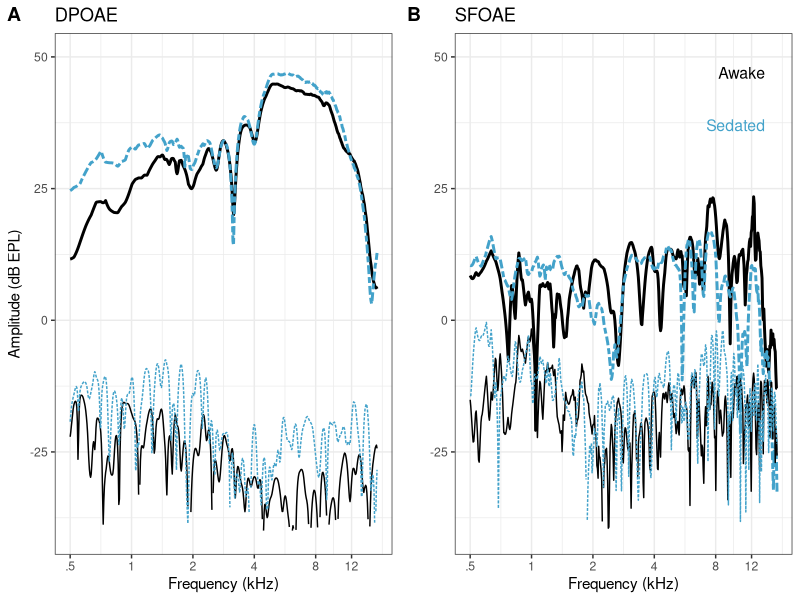
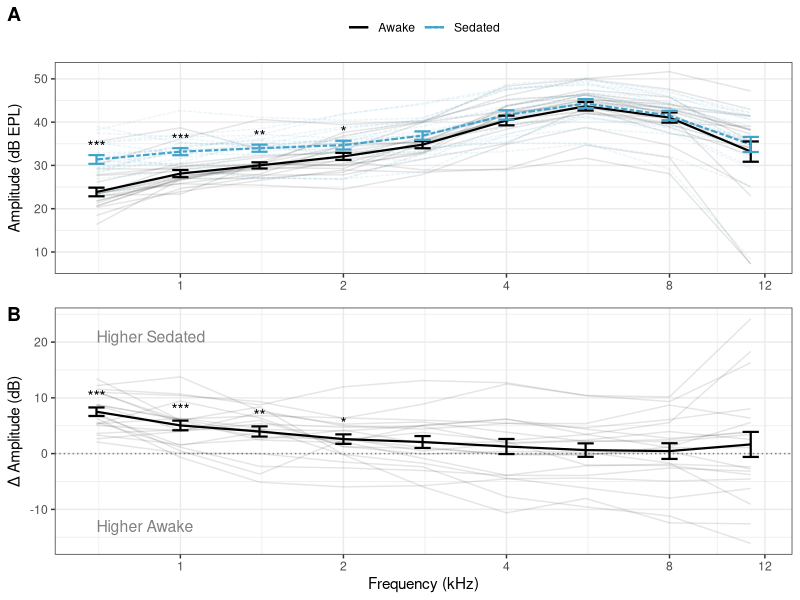
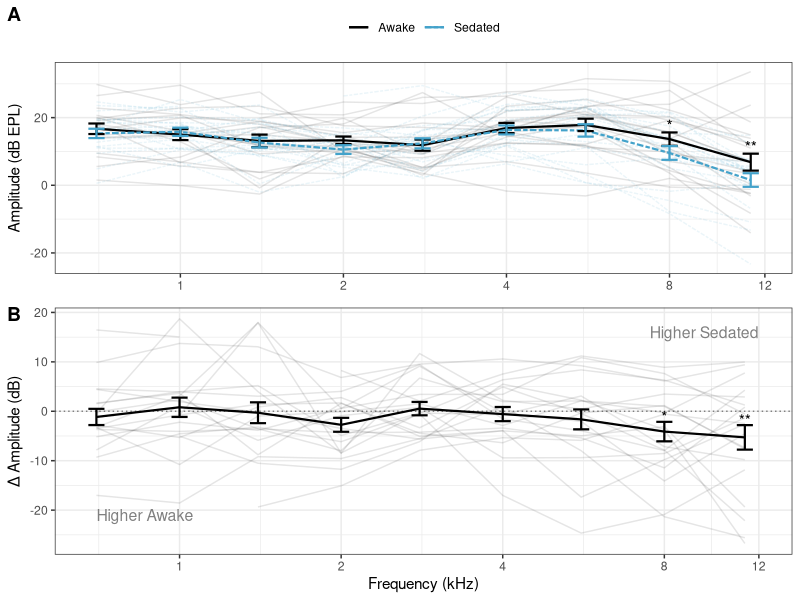
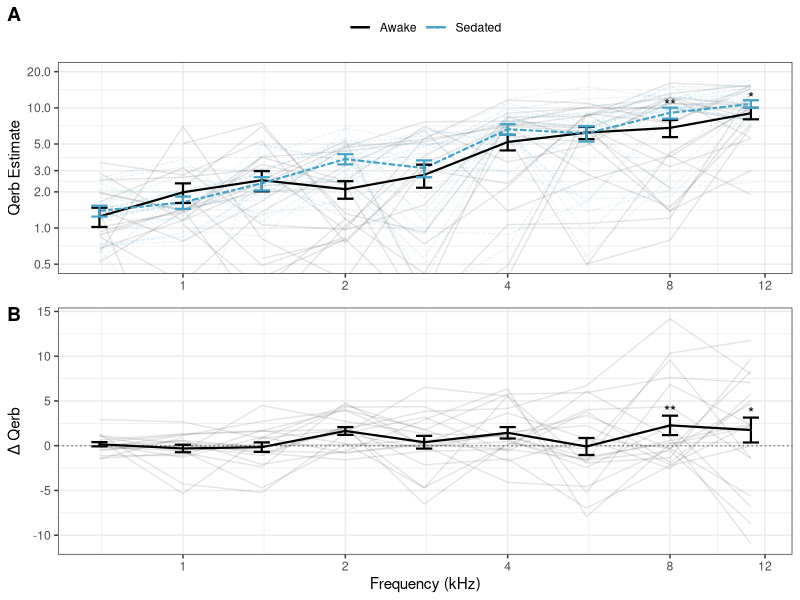
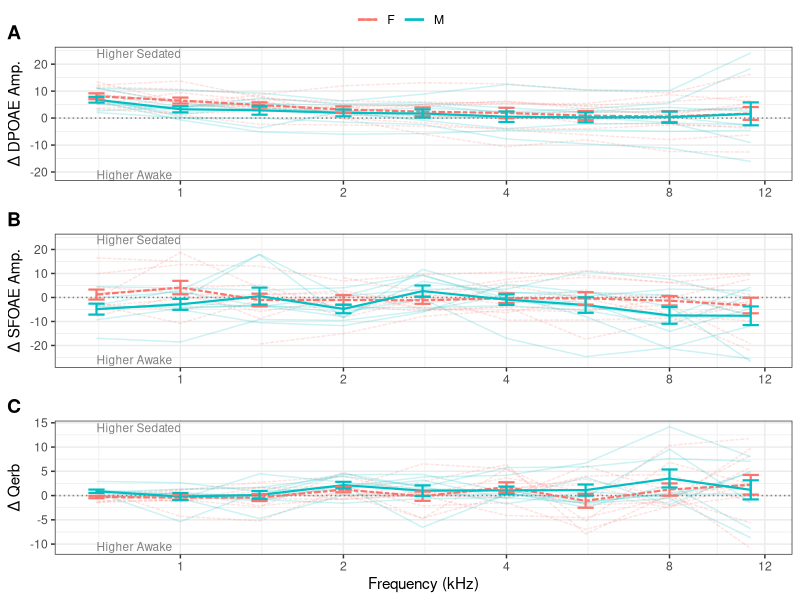
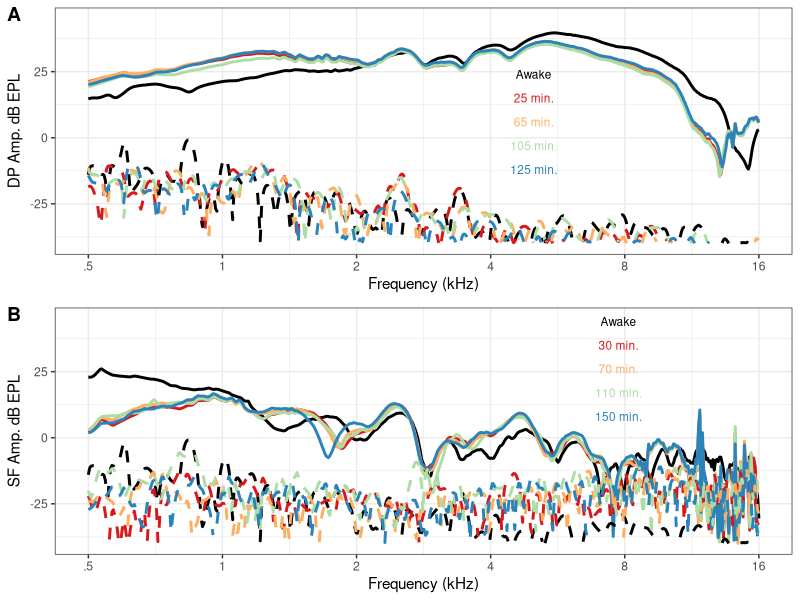
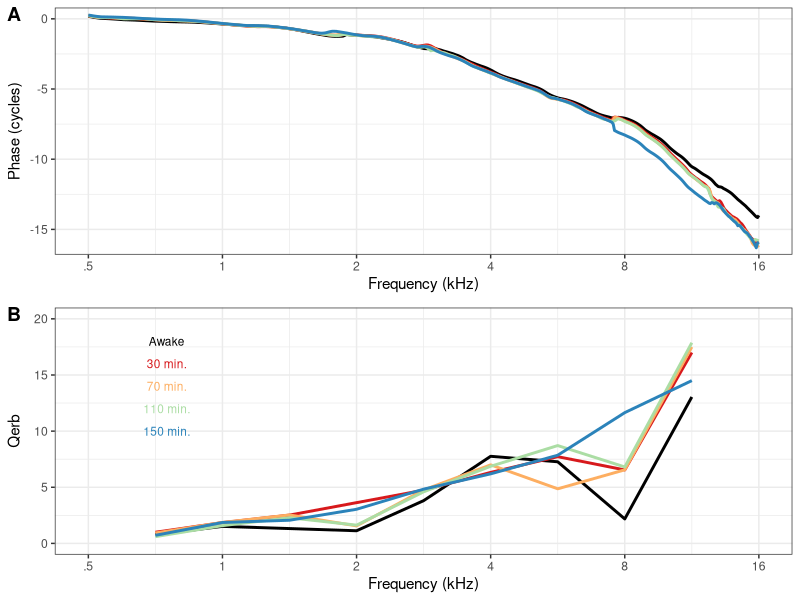
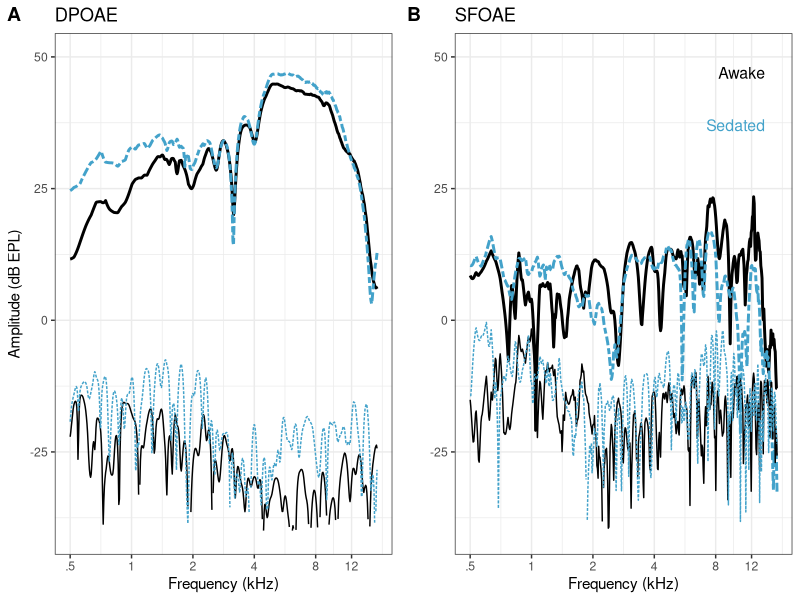

Reproduce these figures in R, in order.
# Code for Statistical analysis and Plots from 
# Hauser et al., 2026

# Load Packages -----------------------------------------------------------
library(tidyverse)
library(ggplot2)
library(lme4)
library(car)
library(emmeans)
library(ggpubr)

# Load Data ---------------------------------------------------------------
sfoae <- read_csv("sfoae_data.csv")
dpoae <- read_csv("dpoae_data.csv")
oae <- inner_join(sfoae, dpoae, by = c("Subject", "Sedated", "freq", "Sex"))

oneChin <- read_csv("./singleChin.csv")

info <- read_csv("./chin_info.csv")
info <- info %>% rename(Subject = subject) %>% select(Subject, est_age_months)

oae <- left_join(oae, info, by = "Subject")

# Set up data structure ---------------------------------------------------

oae$freqFactor <- as.ordered(as.factor(oae$freq))
oae$Sedated <- as.factor(oae$Sedated)
oae <- rename(oae, amp_sf = amp.x, amp_dp = amp.y)
oae$Sex <- as.factor(oae$Sex)
oae$Subject <- as.factor(oae$Subject)

# Stats -------------------------------------------------------------------

# Create linear models for each outcome variable
mod_dp <- lmer(amp_dp ~ freqFactor * Sedated + (1|Subject), data = oae)
mod_sf <- lmer(amp_sf ~ freqFactor * Sedated + (1|Subject), data = oae)
mod_qerb <- lmer(qerb ~ freqFactor * Sedated + (1|Subject), data = oae)

# ANVOAs for each 
Anova(mod_dp, test.statistic = 'F')
Anova(mod_sf, test.statistic = 'F')
Anova(mod_qerb, test.statistic = 'F')

# Frequency by Frequency comparisons
em_dp <- emmeans(mod_dp, ~  Sedated | freqFactor)
em_sf <- emmeans(mod_sf, ~  Sedated | freqFactor)
em_qerb <- emmeans(mod_qerb, ~  Sedated | freqFactor)

# Save stats into datafram
stats_dp <- as.data.frame(pairs(em_dp))
stats_sf <- as.data.frame(pairs(em_sf))
stats_qerb <- as.data.frame(pairs(em_qerb))

# Build significance labels -----------------------------------------------
make_pval_labels <- function(stats_df) {
  p <- stats_df$p.value
  stats_df %>%
    mutate(
      significance = case_when(
        p < 0.001 ~ "***",
        p < 0.01  ~ "**",
        p < 0.05  ~ "*",
        TRUE      ~ ""
      ),
      freq = as.numeric(as.character(freqFactor))
    )
}

pval_dp   <- make_pval_labels(stats_dp)
pval_sf   <- make_pval_labels(stats_sf)
pval_qerb <- make_pval_labels(stats_qerb)

# Figure 1: Single Chin ---------------------------------------------------

# plot settings
lw <- 1
col_sed <- '#43a2ca'

## Fig. 1A — DPOAE
oneChinDP <-
  ggplot(data = oneChin) +
  geom_line(aes(x = freq, y = A_dpOAE), linewidth = lw) +
  geom_line(aes(x = freq, y = S_dpOAE), linewidth = lw, color = col_sed, linetype = '3121') +
  geom_line(aes(x = freq, y = A_dpNF),  linewidth = lw/2, linetype = 'solid') +
  geom_line(aes(x = freq, y = S_dpNF),  linewidth = lw/2, color = col_sed, linetype = '2121') +
  xlab("Frequency (kHz)") +
  ylab("Amplitude (dB EPL)") +
  ylim(-40, 50) +
  ggtitle("DPOAE") +
  scale_x_continuous(trans = 'log10',
                     breaks = c(.5, 1, 2, 4, 8, 12),
                     labels = c(".5", "1", "2", "4", "8", "12")) +
  theme_bw() +
  theme(text = element_text(size = 11, family = "sans"),
        legend.position = "top", legend.title = element_blank())

## Fig. 1B — SFOAE
oneChinSF <-
  ggplot(data = oneChin) +
  geom_line(aes(x = freq, y = A_sfOAE), linewidth = lw) +
  geom_line(aes(x = freq, y = S_sfOAE), linewidth = lw, color = col_sed, linetype = '3121') +
  geom_line(aes(x = freq, y = A_sfNF),  linewidth = lw/2, linetype = 'solid') +
  geom_line(aes(x = freq, y = S_sfNF),  linewidth = lw/2, color = col_sed, linetype = '2121') +
  xlab("Frequency (kHz)") +
  ylab("Amplitude (dB EPL)") +
  ylim(-40, 50) +
  ggtitle("SFOAE") +
  scale_x_continuous(trans = 'log10',
                     breaks = c(.5, 1, 2, 4, 8, 12),
                     labels = c(".5", "1", "2", "4", "8", "12")) +
  annotate("text", x = 14, y = 47, label = "Awake",   size = 4, hjust = "right",
           color = "#000000", family = "sans") +
  annotate("text", x = 14, y = 37, label = "Sedated", size = 4, hjust = "right",
           color = col_sed, family = "sans") +
  theme_bw() +
  theme(text = element_text(size = 11, family = "sans"),
        legend.position = "top")

ggarrange(oneChinDP, oneChinSF + rremove("ylab"),
          labels = c("A", "B"),
          ncol = 2, nrow = 1,
          align = 'v',
          common.legend = TRUE)

## Print Figure
ggsave("./figs/fig1.tiff",
       plot = last_plot(),
       width = 170,
       height = 60,
       units = "mm",
       dpi = 600)

# Figure 2: DPOAE Awake vs Sedated -------------------------------------------------

## Summarize by condition and frequency
dp_sum <- oae %>%
  group_by(Sedated, freq) %>%
  summarise(avg = mean(amp_dp, na.rm = TRUE),
            std = sd(amp_dp,   na.rm = TRUE),
            n   = n(),
            sem = std / sqrt(n))

## Join significance labels
dp_sum <- left_join(dp_sum, pval_dp %>% select(freq, significance), by = "freq")

## Fig. 2A — raw amplitudes awake and sedated
Fig2a_DP <-
  ggplot(data = oae) +
  geom_line(linewidth = .5, alpha = .1,
            aes(x = freq, y = amp_dp, color = Sedated,
                group = interaction(Subject, Sedated), linetype = Sedated)) +
  geom_line(linewidth = .75, data = dp_sum,
            aes(x = freq, y = avg, color = Sedated, linetype = Sedated)) +
  geom_errorbar(data = dp_sum,
                aes(x = freq, ymax = avg + sem, ymin = avg - sem, color = Sedated),
                width = .03, linewidth = .75) +
  geom_text(data = dp_sum %>% filter(Sedated == "Sedated"),
            aes(x = freq, y = avg + sem + 2, label = significance),
            size = 4) +
  xlab("Frequency (kHz)") +
  ylab("Amplitude (dB EPL)") +
  scale_x_continuous(trans = 'log10',
                     breaks = c(.5, 1, 2, 4, 8, 12),
                     labels = c(".5", "1", "2", "4", "8", "12")) +
  scale_color_manual(name = "Status",
                     values = c("Awake" = "black", "Sedated" = col_sed),
                     labels = c("Awake", "Sedated")) +
  scale_linetype_manual(name = "Status",
                        values = c("Awake" = "solid", "Sedated" = "3121"),
                        labels = c("Awake", "Sedated")) +
  theme_bw() +
  theme(text = element_text(size = 11, family = "sans"),
        legend.position = "top", legend.title = element_blank())

## Compute sedation difference per subject
dp_diff <- oae %>%
  group_by(Subject, freq) %>%
  summarize(Difference = amp_dp[Sedated == "Sedated"] - amp_dp[Sedated == "Awake"])

dp_diff_sum <- dp_diff %>%
  group_by(freq) %>%
  summarise(avg = mean(Difference, na.rm = TRUE),
            std = sd(Difference,   na.rm = TRUE),
            n   = n(),
            sem = std / sqrt(n))

dp_diff_sum <- left_join(dp_diff_sum, pval_dp %>% select(freq, significance), by = "freq")

## Fig. 2B — sedation difference w/in subject
Fig2b_DP <-
  ggplot(data = dp_diff) +
  geom_hline(yintercept = 0, linetype = '1212', color = "#808080") +
  geom_line(linewidth = .5, alpha = .1,
            aes(x = freq, y = Difference, group = Subject)) +
  geom_line(linewidth = .75, data = dp_diff_sum, aes(x = freq, y = avg)) +
  geom_errorbar(data = dp_diff_sum,
                aes(x = freq, ymax = avg + sem, ymin = avg - sem),
                width = .03, linewidth = .75) +
  geom_text(data = dp_diff_sum,
            aes(x = freq, y = avg + sem + 2, label = significance),
            size = 4) +
  xlab("Frequency (kHz)") +
  ylab("\u0394 Amplitude (dB)") +
  scale_x_continuous(trans = 'log10',
                     breaks = c(.5, 1, 2, 4, 8, 12),
                     labels = c(".5", "1", "2", "4", "8", "12")) +
  annotate("text", x = .7, y =  21, label = "Higher Sedated", size = 4, hjust = "left",
           color = "#808080", family = "sans") +
  annotate("text", x = .7, y = -13, label = "Higher Awake",   size = 4, hjust = "left",
           color = "#808080", family = "sans") +
  theme_bw() +
  theme(text = element_text(size = 11, family = "sans"),
        legend.position = "top", legend.title = element_blank())

ggarrange(Fig2a_DP + rremove("xlab"), Fig2b_DP,
          labels = c("A", "B"),
          ncol = 1, nrow = 2,
          align = 'v',
          font.label = list(family = "sans"))

## Save Figure
ggsave("./figs/fig2.tiff",
       plot = last_plot(),
       width = 84,
       height = 100,
       units = "mm",
       dpi = 600)

# Figure 3: SFOAE Awake vs Sedated --------------------------------------------------------
sf_sum <- oae %>%
  group_by(Sedated, freq) %>%
  summarise(avg = mean(amp_sf, na.rm = TRUE),
            std = sd(amp_sf,   na.rm = TRUE),
            n   = n(),
            sem = std / sqrt(n))

sf_sum <- left_join(sf_sum, pval_sf %>% select(freq, significance), by = "freq")

## Fig. 3A — raw amplitudes awake and sedated
Fig2a_SF <-
  ggplot(data = oae) +
  geom_line(linewidth = .5, alpha = .1,
            aes(x = freq, y = amp_sf, color = Sedated,
                group = interaction(Subject, Sedated), linetype = Sedated)) +
  geom_line(linewidth = .75, data = sf_sum,
            aes(x = freq, y = avg, color = Sedated, linetype = Sedated)) +
  geom_errorbar(data = sf_sum,
                aes(x = freq, ymax = avg + sem, ymin = avg - sem, color = Sedated),
                width = .03, linewidth = .75) +
  geom_text(data = sf_sum %>% filter(Sedated == "Awake"),
            aes(x = freq, y = avg + sem + 2, label = significance),
            size = 4) +
  xlab("Frequency (kHz)") +
  ylab("Amplitude (dB EPL)") +
  scale_x_continuous(trans = 'log10',
                     breaks = c(.5, 1, 2, 4, 8, 12),
                     labels = c(".5", "1", "2", "4", "8", "12")) +
  scale_color_manual(name = "Status",
                     values = c("Awake" = "black", "Sedated" = col_sed),
                     labels = c("Awake", "Sedated")) +
  scale_linetype_manual(name = "Status",
                        values = c("Awake" = "solid", "Sedated" = "3121"),
                        labels = c("Awake", "Sedated")) +
  theme_bw() +
  theme(text = element_text(size = 11, family = "sans"),
        legend.position = "top", legend.title = element_blank())

## Compute sedation difference per subject
sf_diff <- oae %>%
  group_by(Subject, freq) %>%
  summarize(Difference = amp_sf[Sedated == "Sedated"] - amp_sf[Sedated == "Awake"])

sf_diff_sum <- sf_diff %>%
  group_by(freq) %>%
  summarise(avg = mean(Difference, na.rm = TRUE),
            std = sd(Difference,   na.rm = TRUE),
            n   = n(),
            sem = std / sqrt(n))

sf_diff_sum <- left_join(sf_diff_sum, pval_sf %>% select(freq, significance), by = "freq")

## Fig. 3B — sedation difference w/in subject
Fig2b_SF <-
  ggplot(data = sf_diff) +
  geom_hline(yintercept = 0, linetype = '1212', color = "#808080") +
  geom_line(linewidth = .5, alpha = .1,
            aes(x = freq, y = Difference, group = Subject)) +
  geom_line(linewidth = .75, data = sf_diff_sum, aes(x = freq, y = avg)) +
  geom_errorbar(data = sf_diff_sum,
                aes(x = freq, ymax = avg + sem, ymin = avg - sem),
                width = .03, linewidth = .75) +
  geom_text(data = sf_diff_sum,
            aes(x = freq, y = avg + sem + 1, label = significance),
            size = 4) +
  xlab("Frequency (kHz)") +
  ylab("\u0394 Amplitude (dB)") +
  scale_x_continuous(trans = 'log10',
                     breaks = c(.5, 1, 2, 4, 8, 12),
                     labels = c(".5", "1", "2", "4", "8", "12")) +
  annotate("text", x = 12, y =  16, label = "Higher Sedated", size = 4, hjust = "right",
           color = "#808080", family = "sans") +
  annotate("text", x = .7, y = -21, label = "Higher Awake",   size = 4, hjust = "left",
           color = "#808080", family = "sans") +
  theme_bw() +
  theme(text = element_text(size = 11, family = "sans"),
        legend.position = "top", legend.title = element_blank())

ggarrange(Fig2a_SF + rremove("xlab"), Fig2b_SF,
          labels = c("A", "B"),
          ncol = 1, nrow = 2,
          align = 'v',
          font.label = list(family = "sans"))

ggsave("./figs/fig3.tiff",
       plot = last_plot(),
       width = 84,
       height = 100,
       units = "mm",
       dpi = 600)

# Figure 4: Qerb --------------------------------------------------------------
qerb_sum <- oae %>%
  group_by(Sedated, freq) %>%
  summarise(avg = mean(qerb, na.rm = TRUE),
            std = sd(qerb,   na.rm = TRUE),
            n   = n(),
            sem = std / sqrt(n))

qerb_sum <- left_join(qerb_sum, pval_qerb %>% select(freq, significance), by = "freq")

## Fig. 4A — raw Qerb awake and sedated
Fig3a_Qerb <-
  ggplot(data = oae) +
  geom_line(linewidth = .5, alpha = .1,
            aes(x = freq, y = qerb, color = Sedated,
                group = interaction(Subject, Sedated), linetype = Sedated)) +
  geom_line(linewidth = .75, data = qerb_sum,
            aes(x = freq, y = avg, color = Sedated, linetype = Sedated)) +
  geom_errorbar(data = qerb_sum,
                aes(x = freq, ymax = avg + sem, ymin = avg - sem, color = Sedated),
                width = .03, linewidth = .75) +
  geom_text(data = qerb_sum %>% filter(Sedated == "Sedated"),
            aes(x = freq, y = avg + sem + .5, label = significance),
            size = 4) +
  xlab("Frequency (kHz)") +
  ylab("Qerb Estimate") +
  scale_x_continuous(trans = 'log10',
                     breaks = c(.5, 1, 2, 4, 8, 12),
                     labels = c(".5", "1", "2", "4", "8", "12")) +
  scale_y_continuous(trans = 'log10',
                     breaks = c(.5, 1, 2, 3, 5, 10, 20)) +
  coord_cartesian(ylim = c(.5, 20)) +
  scale_color_manual(name = "Status",
                     values = c("Awake" = "black", "Sedated" = col_sed),
                     labels = c("Awake", "Sedated")) +
  scale_linetype_manual(name = "Status",
                        values = c("Awake" = "solid", "Sedated" = "3121"),
                        labels = c("Awake", "Sedated")) +
  theme_bw() +
  theme(text = element_text(size = 11, family = "sans"),
        legend.position = "top", legend.title = element_blank())

## Compute sedation difference per subject
qerb_diff <- oae %>%
  group_by(Subject, freq) %>%
  summarize(Difference = qerb[Sedated == "Sedated"] - qerb[Sedated == "Awake"])

qerb_diff_sum <- qerb_diff %>%
  group_by(freq) %>%
  summarise(avg = mean(Difference, na.rm = TRUE),
            std = sd(Difference,   na.rm = TRUE),
            n   = n(),
            sem = std / sqrt(n))

qerb_diff_sum <- left_join(qerb_diff_sum, pval_qerb %>% select(freq, significance), by = "freq")

## Fig. 4B — sedation difference
Fig3b_Qerb <-
  ggplot(data = qerb_diff) +
  geom_hline(yintercept = 0, linetype = '1212', color = "#808080") +
  geom_line(linewidth = .5, alpha = .1,
            aes(x = freq, y = Difference, group = Subject)) +
  geom_line(linewidth = .75, data = qerb_diff_sum, aes(x = freq, y = avg)) +
  geom_errorbar(data = qerb_diff_sum,
                aes(x = freq, ymax = avg + sem, ymin = avg - sem),
                width = .03, linewidth = .75) +
  geom_text(data = qerb_diff_sum,
            aes(x = freq, y = avg + sem + .5, label = significance),
            size = 4) +
  xlab("Frequency (kHz)") +
  ylab("\u0394 Qerb") +
  scale_x_continuous(trans = 'log10',
                     breaks = c(.5, 1, 2, 4, 8, 12),
                     labels = c(".5", "1", "2", "4", "8", "12")) +
  theme_bw() +
  theme(text = element_text(size = 11, family = "sans"),
        legend.position = "top", legend.title = element_blank())

ggarrange(Fig3a_Qerb + rremove("xlab"), Fig3b_Qerb,
          labels = c("A", "B"),
          ncol = 1, nrow = 2,
          align = 'v',
          font.label = list(family = "sans"))

ggsave("./figs/fig4.tiff",
       plot = last_plot(),
       width = 84,
       height = 100,
       units = "mm",
       dpi = 600)

# Figure 5: Effect of Sex -----------------------------------------------------------
mod_dpS <- lmer(amp_dp ~ freqFactor * Sedated +  Sedated:Sex + Sex +  (1|Subject), data = oae)
mod_sfS<- lmer(amp_sf ~ freqFactor * Sedated  +  Sedated:Sex +Sex + (1|Subject), data = oae)
mod_qerbS <- lmer(qerb ~ freqFactor * Sedated  +  Sedated:Sex + Sex + (1|Subject), data = oae)

Anova(mod_dpS, test.statistic = 'F')
Anova(mod_sfS, test.statistic = 'F')
Anova(mod_qerbS, test.statistic = 'F')
## DPOAE sex difference
dp_sex_diff <- oae %>%
  group_by(Subject, freq, Sex) %>%
  summarize(Difference = amp_dp[Sedated == "Sedated"] - amp_dp[Sedated == "Awake"])
dp_sex_diff$freq <- as.numeric(as.character(dp_sex_diff$freq))

dp_sex_diff_sum <- dp_sex_diff %>%
  group_by(freq, Sex) %>%
  summarise(avg = mean(Difference, na.rm = TRUE),
            std = sd(Difference,   na.rm = TRUE),
            n   = n(),
            sem = std / sqrt(n))

Fig5a <-
  ggplot(data = dp_sex_diff) +
  geom_hline(yintercept = 0, linetype = '1212', color = "#808080") +
  geom_line(linewidth = .5, alpha = .2,
            aes(x = freq, y = Difference, group = Subject, color = Sex, linetype = Sex)) +
  geom_line(linewidth = .75, data = dp_sex_diff_sum,
            aes(x = freq, y = avg, color = Sex, linetype = Sex)) +
  geom_errorbar(data = dp_sex_diff_sum,
                aes(x = freq, ymax = avg + sem, ymin = avg - sem, color = Sex),
                width = .03, linewidth = .75) +
  scale_linetype_manual(values = c("M" = "solid", "F" = '3121')) +
  scale_x_continuous(trans = 'log10',
                     breaks = c(.5, 1, 2, 4, 8, 12),
                     labels = c(".5", "1", "2", "4", "8", "12")) +
  xlab("") +
  ylab("\u0394 DPOAE Amp.") +
  annotate("text", x = .7, y =  24, label = "Higher Sedated", size = 3, hjust = "left",
           color = "#808080", family = "sans") +
  annotate("text", x = .7, y = -21, label = "Higher Awake",   size = 3, hjust = "left",
           color = "#808080", family = "sans") +
  theme_bw() +
  theme(text = element_text(size = 11, family = "sans"),
        legend.position = "top", legend.title = element_blank())

## SFOAE sex difference
sf_sex_diff <- oae %>%
  group_by(Subject, freq, Sex) %>%
  summarize(Difference = amp_sf[Sedated == "Sedated"] - amp_sf[Sedated == "Awake"])
sf_sex_diff$freq <- as.numeric(as.character(sf_sex_diff$freq))

sf_sex_diff_sum <- sf_sex_diff %>%
  group_by(freq, Sex) %>%
  summarise(avg = mean(Difference, na.rm = TRUE),
            std = sd(Difference,   na.rm = TRUE),
            n   = n(),
            sem = std / sqrt(n))

Fig5b <-
  ggplot(data = sf_sex_diff) +
  geom_hline(yintercept = 0, linetype = '1212', color = "#808080") +
  geom_line(linewidth = .5, alpha = .2,
            aes(x = freq, y = Difference, group = Subject, color = Sex, linetype = Sex)) +
  geom_line(linewidth = .75, data = sf_sex_diff_sum,
            aes(x = freq, y = avg, color = Sex, linetype = Sex)) +
  geom_errorbar(data = sf_sex_diff_sum,
                aes(x = freq, ymax = avg + sem, ymin = avg - sem, color = Sex),
                width = .03, linewidth = .75) +
  scale_linetype_manual(values = c("M" = "solid", "F" = '3121')) +
  scale_x_continuous(trans = 'log10',
                     breaks = c(.5, 1, 2, 4, 8, 12),
                     labels = c(".5", "1", "2", "4", "8", "12")) +
  xlab("") +
  ylab("\u0394 SFOAE Amp.") +
  annotate("text", x = .7, y =  24, label = "Higher Sedated", size = 3, hjust = "left",
           color = "#808080", family = "sans") +
  annotate("text", x = .7, y = -26, label = "Higher Awake",   size = 3, hjust = "left",
           color = "#808080", family = "sans") +
  theme_bw() +
  theme(text = element_text(size = 11, family = "sans"),
        legend.position = "top", legend.title = element_blank())

## Qerb sex difference
qerb_sex_diff <- oae %>%
  group_by(Subject, freq, Sex) %>%
  summarize(Difference = qerb[Sedated == "Sedated"] - qerb[Sedated == "Awake"])
qerb_sex_diff$freq <- as.numeric(as.character(qerb_sex_diff$freq))

qerb_sex_diff_sum <- qerb_sex_diff %>%
  group_by(freq, Sex) %>%
  summarise(avg = mean(Difference, na.rm = TRUE),
            std = sd(Difference,   na.rm = TRUE),
            n   = n(),
            sem = std / sqrt(n))

Fig5c <-
  ggplot(data = qerb_sex_diff) +
  geom_hline(yintercept = 0, linetype = '1212', color = "#808080") +
  geom_line(linewidth = .5, alpha = .2,
            aes(x = freq, y = Difference, group = Subject, color = Sex, linetype = Sex)) +
  geom_line(linewidth = .75, data = qerb_sex_diff_sum,
            aes(x = freq, y = avg, color = Sex, linetype = Sex)) +
  geom_errorbar(data = qerb_sex_diff_sum,
                aes(x = freq, ymax = avg + sem, ymin = avg - sem, color = Sex),
                width = .03, linewidth = .75) +
  scale_linetype_manual(values = c("M" = "solid", "F" = '3121')) +
  scale_x_continuous(trans = 'log10',
                     breaks = c(.5, 1, 2, 4, 8, 12),
                     labels = c(".5", "1", "2", "4", "8", "12")) +
  xlab("Frequency (kHz)") +
  ylab("\u0394 Qerb") +
  annotate("text", x = .7, y =  14,   label = "Higher Sedated", size = 3, hjust = "left",
           color = "#808080", family = "sans") +
  annotate("text", x = .7, y = -10.5, label = "Higher Awake",   size = 3, hjust = "left",
           color = "#808080", family = "sans") +
  theme_bw() +
  theme(text = element_text(size = 11, family = "sans"),
        legend.position = "top", legend.title = element_blank())

ggarrange(Fig5a, Fig5b, Fig5c,
          labels = c("A", "B", "C"),
          vjust = 0,
          ncol = 1, nrow = 3,
          common.legend = TRUE,
          legend = "top",
          font.label = list(family = "sans"))


ggsave("./figs/fig5.tiff",
       plot = last_plot(),
       width = 84,
       height = 150,
       units = "mm",
       dpi = 600)



# Figure 6: Time Under Sedation -------------------------------------------
Q443 <- read_csv("./Q443_TimePoints.csv")
Q443_Q <- read_csv("./Q443_Qerb_TimePoints.csv")

lw <- 1
col_sed_time <- c('#d7191c', '#fdae61', '#abdda4', '#2b83ba')
lt <- 'dashed'
sz <- 3

DP443 <-ggplot(data = Q443) + 
  geom_line(aes(x = freq, y = Awake_DP), linewidth = lw) + 
  geom_line(aes(x = freq, y = Sed_DP_11.36), linewidth = lw, color = col_sed_time[1]) + 
  geom_line(aes(x = freq, y = Sed_DP_12.15), linewidth = lw, color = col_sed_time[2]) +
  geom_line(aes(x = freq, y = Sed_DP_12.53), linewidth = lw, color = col_sed_time[3]) +
  geom_line(aes(x = freq, y = Sed_DP_13.13), linewidth = lw, color = col_sed_time[4]) +
  geom_line(aes(x = freq, y = Awake_NFd), linewidth = lw, linetype = lt) + 
  geom_line(aes(x = freq, y = Sed_NF_11.36), linewidth = lw, color = col_sed_time[1], linetype = lt) +
  geom_line(aes(x = freq, y = Sed_NF_12.15), linewidth = lw, color = col_sed_time[2], linetype = lt) +
  geom_line(aes(x = freq, y = Sed_NF_12.53), linewidth = lw, color = col_sed_time[3], linetype = lt) +
  geom_line(aes(x = freq, y = Sed_NF_13.13), linewidth = lw, color = col_sed_time[4], linetype = lt) +
  
  annotate("text", x = 5, y = 24, label = "Awake", color = "black", hjust = "center", family = "sans", size = sz) + 
  annotate("text", x = 5, y = 15, label = "25 min.", color = col_sed_time[1], hjust = "center", family = "sans", size = sz) + 
  annotate("text", x = 5, y = 6, label = "65 min.", color = col_sed_time[2], hjust = "center", family = "sans", size = sz) + 
  annotate("text", x = 5, y = -3, label = "105 min.", color = col_sed_time[3], hjust = "center", family = "sans", size = sz) + 
  annotate("text", x = 5, y = -12, label = "125 min.", color = col_sed_time[4], hjust = "center", family = "sans", size = sz) + 
  
  xlab("Frequency (kHz)") + 
  ylab("DP Amp. dB EPL") +
  ylim(-40, 45) +
  scale_x_continuous(trans = 'log10', 
                     breaks = c( .5, 1, 2, 4, 8, 16),  
                     labels = c(".5", "1", "2", "4", "8", "16")) +  
  theme_bw() + 
  theme(text = element_text(size = 11, family = "sans"), 
        legend.position = "top", legend.title = element_blank()) 


SF443 <- ggplot(data = Q443) + 
  geom_line(aes(x = freq, y = Awake_SF), linewidth = lw) + 
  geom_line(aes(x = freq, y = Sed_SF_11.43), linewidth = lw, color = col_sed_time[1]) + 
  geom_line(aes(x = freq, y = Sed_SF_12.23), linewidth = lw, color = col_sed_time[2]) +
  geom_line(aes(x = freq, y = Sed_SF_13.02), linewidth = lw, color = col_sed_time[3]) +
  geom_line(aes(x = freq, y = Sed_SF_13.39), linewidth = lw, color = col_sed_time[4]) +
  geom_line(aes(x = freq, y = Awake_NFd), linewidth = lw, linetype = lt) + 
  geom_line(aes(x = freq, y = Sed_NF_11.43), linewidth = lw, color = col_sed_time[1], linetype = lt) +
  geom_line(aes(x = freq, y = Sed_NF_12.23), linewidth = lw, color = col_sed_time[2], linetype = lt) +
  geom_line(aes(x = freq, y = Sed_NF_13.02), linewidth = lw, color = col_sed_time[3], linetype = lt) +
  geom_line(aes(x = freq, y = Sed_NF_13.39), linewidth = lw, color = col_sed_time[4], linetype = lt) +
  
  annotate("text", x = 7.75, y = 44, label = "Awake", color = "black", hjust = "center", family = "sans", size = sz) + 
  annotate("text", x = 7.75, y = 35, label = "30 min.", color = col_sed_time[1], hjust = "center", family = "sans", size = sz) + 
  annotate("text", x = 7.75, y = 26, label = "70 min.", color = col_sed_time[2], hjust = "center", family = "sans", size = sz) + 
  annotate("text", x = 7.75, y = 17, label = "110 min.", color = col_sed_time[3], hjust = "center", family = "sans", size = sz) + 
  annotate("text", x = 7.75, y = 8, label = "150 min.", color = col_sed_time[4], hjust = "center", family = "sans", size = sz) + 
  
  xlab("Frequency (kHz)") + 
  ylab("SF Amp. dB EPL") +
  ylim(-40, 45) +
  scale_x_continuous(trans = 'log10', 
                     breaks = c( .5, 1, 2, 4, 8, 16),  
                     labels = c(".5", "1", "2", "4", "8", "16")) +  
  theme_bw() + 
  theme(text = element_text(size = 11, family = "sans"), 
        legend.position = "top", legend.title = element_blank()) 

ggarrange(DP443, SF443, 
                     ncol = 1, nrow = 2, 
                     labels = c("A", "B"),
                     font.label = list(family = "sans"))

ggsave("./figs/fig6.tiff",
       plot = last_plot(),
       width = 84,
       height = 100,
       units = "mm",
       dpi = 600)


phase443 <- ggplot(data = Q443) + 
  geom_line(aes(x = freq, y = Awake_phase), linewidth = lw) + 
  geom_line(aes(x = freq, y = Sed_phase_11.43), linewidth = lw, color = col_sed_time[1]) + 
  geom_line(aes(x = freq, y = Sed_phase_12.23), linewidth = lw, color = col_sed_time[2]) +
  geom_line(aes(x = freq, y = Sed_phase_13.02), linewidth = lw, color = col_sed_time[3]) +
  geom_line(aes(x = freq, y = Sed_phase_13.39), linewidth = lw, color = col_sed_time[4]) +
  xlab("Frequency (kHz)") + 
  ylab("Phase (cycles)") +
  coord_cartesian( ylim = c(-16, 0) )+
  scale_x_continuous(trans = 'log10', 
                     breaks = c( .5, 1, 2, 4, 8, 16),  
                     labels = c(".5", "1", "2", "4", "8", "16")) +  
  theme_bw() + 
  theme(text = element_text(size = 11, family = "sans"), 
        legend.position = "top", legend.title = element_blank()) 

Qfig443 <- ggplot(data = Q443_Q) + 
  geom_line(aes(x = freq, y = Awake_Q), linewidth = lw) + 
  geom_line(aes(x = freq, y = Sed_Q_11.43), linewidth = lw, color = col_sed_time[1]) + 
  geom_line(aes(x = freq, y = Sed_Q_12.23), linewidth = lw, color = col_sed_time[2]) +
  geom_line(aes(x = freq, y = Sed_Q_13.02), linewidth = lw, color = col_sed_time[3]) +
  geom_line(aes(x = freq, y = Sed_Q_13.39), linewidth = lw, color = col_sed_time[4]) +
  #geom_point(aes(x = freq, y = Awake_Q),  shape = 4, size = 2) + 
  #geom_point(aes(x = freq, y = Sed_Q_11.43), color = col_sed[1], shape = 16, size = 2) + 
  #geom_point(aes(x = freq, y = Sed_Q_12.23), color = col_sed[2], shape = 17, size = 2) +
  #geom_point(aes(x = freq, y = Sed_Q_13.02),  color = col_sed[3], shape = 18, size = 2) +
  #geom_point(aes(x = freq, y = Sed_Q_13.39), color = col_sed[4], shape = 15, size = 2) +
  xlab("Frequency (kHz)") + 
  ylab("Qerb") +
  ylim(0, 20) +
  coord_cartesian(xlim = c(.5,16)) +
  scale_x_continuous(trans = 'log10', 
                     breaks = c( .5, 1, 2, 4, 8, 16),  
                     labels = c(".5", "1", "2", "4", "8", "16")) +  
  annotate("text", x = .75, y = 18, label = "Awake", color = "black", hjust = "center", family = "sans", size = sz) + 
  annotate("text", x = .75, y = 16, label = "30 min.", color = col_sed_time[1], hjust = "center", family = "sans", size = sz) + 
  annotate("text", x = .75, y = 14, label = "70 min.", color = col_sed_time[2], hjust = "center", family = "sans", size = sz) + 
  annotate("text", x = .75, y = 12, label = "110 min.", color = col_sed_time[3], hjust = "center", family = "sans", size = sz) + 
  annotate("text", x = .75, y = 10, label = "150 min.", color = col_sed_time[4], hjust = "center", family = "sans", size = sz) + 
  theme_bw() + 
  theme(text = element_text(size = 11, family = "sans"), 
        legend.position = "top", legend.title = element_blank()) 


ggarrange(phase443, Qfig443, 
          labels = c("A", "B"),
          ncol = 1, 
          nrow = 2, 
          align = "hv", 
          font.label = list(family = "sans"))

ggsave("./figs/fig7.tiff",
       plot = last_plot(),
       width = 84,
       height = 100,
       units = "mm",
       dpi = 600)
